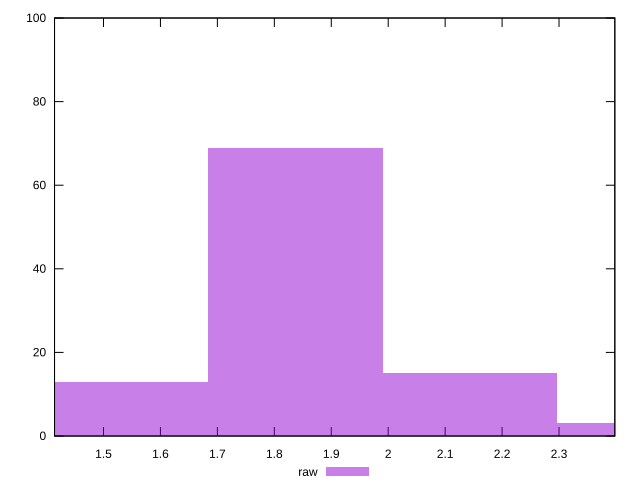

The gnuplot source for this figure:
reset

$raw <<EOF
1.5311615599434765 13
1.8373938719321716 69
2.143626183920867 15
2.449858495909562 3
EOF

set key outside below
set boxwidth 0.30623231198869527
set xrange [1.414:2.398]
set yrange [0:100]
set trange [0:100]
set style fill transparent solid 0.5 noborder
set terminal svg size 640, 490 enhanced background rgb 'white'
set output "report_00008_2021-01-22T20:58:29.167/server-response-time/samples/pages+cached+noexternal+nojs/raw/histogram.svg"

plot $raw title "raw" with boxes

reset
